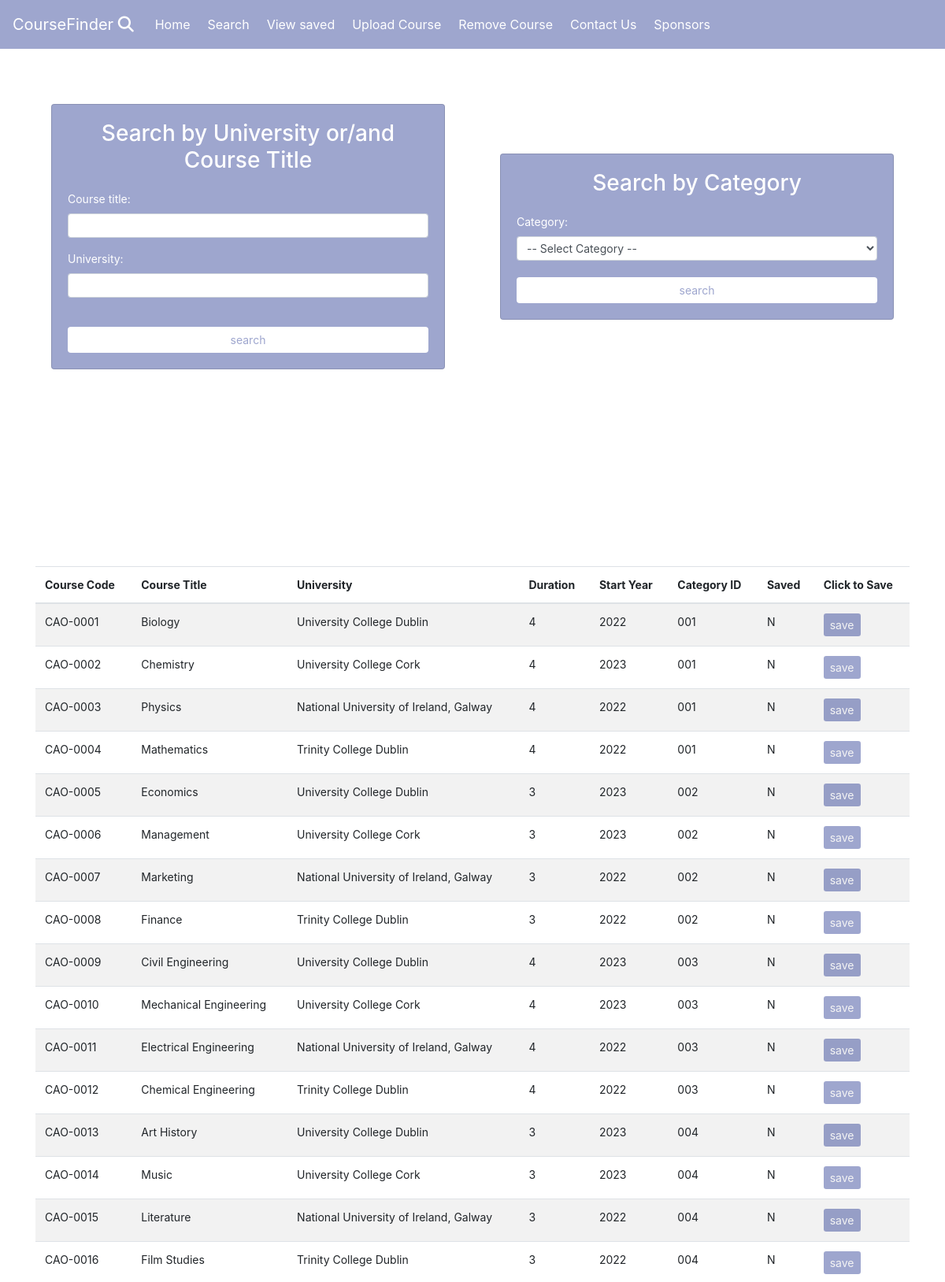
Screenshot of /search.php (signed in, upper part) with the database file from the repository.
### tables this page shows
CREATE TABLE `courses` (
  `courseCode` varchar(20) NOT NULL,
  `courseTitle` varchar(50) NOT NULL,
  `university` varchar(50) NOT NULL,
  `durationYears` int(11) NOT NULL,
  `startYear` year(4) NOT NULL,
  `categoryID` varchar(10) DEFAULT NULL,
  `saved` varchar(1) NOT NULL
);

### search.php (the view, shortened to what this page needs)
<!DOCTYPE html>
<html lang="en">
<head>
    <link rel="stylesheet" href="https://cdn.jsdelivr.net/npm/bootstrap@4.5.3/dist/css/bootstrap.min.css">
<link rel="stylesheet" href="https://cdnjs.cloudflare.com/ajax/libs/font-awesome/6.5.2/css/all.min.css" />    <link rel="stylesheet" href="css/style.css">
    <link rel="stylesheet" href="https://cdnjs.cloudflare.com/ajax/libs/font-awesome/4.7.0/css/font-awesome.min.css">
</head>
<body class=" d-flex flex-column min-vh-100">
    <?php
    require_once "database.php";
    include 'header.php';
    ?>
    <div class="container" style="margin-top: 50px;">
        <div class="row">
            <div class="col-6">
                <div class="global-container-search">
                    <div class="card form-search">
                        <h3 class="card-title text-center">Search by University or/and Course Title</h3>
                        <div class="card-text">
                            <form method="post">
                                <div class="form-group">
                                    <label for="title">Course title:</label>
                                    <input type="text" class="form-control form-control-sm" name="courseTitle">
                                </div>
                                <div class="form-group">
                                    <label for="university">University:</label>
                                    <input type="text" class="form-control form-control-sm" name="university">
                                </div>
                                <br>
                                <button type="submit" name="submit_button" class="btn btn-block">search</button>
                            </form>
                        </div>
                    </div>
                </div>
            </div>
            <div class="col-6">
                <div class="global-container-search">
                    <div class="card form-search">
                        <h3 class="card-title text-center">Search by Category</h3>
                        <div class="card-text">
                            <form method="post">
                                <label for="category">Category:</label>
                                <select class="form-control form-control-sm" name="category">
                                    <option disabled selected>-- Select Category --</option>
                                    <?php
                                        $sql = "SELECT categoryDescription From categories";
                                    ?>
                                </select>
                                <br>
                                <button type="submit" name="submit_button_cat" class="btn btn-block">search</button>
                            </form>
                        </div>
                    </div>
                </div>
            </div>
        </div>
    </div>
    <?php
    if (!empty($_POST["university"]) && empty($_POST["courseTitle"]))
    {
        $search_value = $_POST["university"];
        $sql = "SELECT * FROM courses WHERE university LIKE '%$search_value%'";
    }
    else if (empty($_POST["university"]) && !empty($_POST["courseTitle"]))
    {
        $search_value = $_POST["courseTitle"];
        $sql = "SELECT * FROM courses WHERE courseTitle LIKE '%$search_value%'";
    }
    else if (!empty($_POST["university"]) && !empty($_POST["courseTitle"]))
    {
        $courseTitle = $_POST["courseTitle"];
        $university = $_POST["university"];
        $sql = "SELECT * FROM courses WHERE courseTitle LIKE '%$courseTitle%' AND university LIKE '%$university%'";
    }
    else if (isset($_POST["submit_button_cat"]))
    {
        $search_value = $_POST["category"];
        $sql = "SELECT * FROM courses JOIN categories ON courses.categoryID = categories.categoryID WHERE categoryDescription ='$search_value'";
    }
    else if (empty($_POST["university"]) && empty($_POST["courseTitle"]))
    {
        $sql = "SELECT * FROM courses";
    }
    $res = $conn->query($sql) or die($conn->error);
    $count = 0;
    while($row = $res->fetch_assoc())
    {
        if ($count == 0)
        {
            echo '
            <div class="container">
            <form method="post">
            <table class="table table-striped" style="margin-top: 50px; margin-bottom: 80px;">
                <thead>
                    <tr>
                        <th>Course Code</th>
                        <th>Course Title</th>
                        <th>University</th>
                        <th>Duration</th>
                        <th>Start Year</th>
                        <th>Category ID</th>
                        <th>Saved</th>
                        <th>Click to Save</th>
                    </tr>
                </thead>
                <tbody>';
        }
        if ($row['saved'] == "N")
        {
            echo '
            <tr>
                <td>' . $row['courseCode']  . '</td>'.'
                <td>' . $row['courseTitle']  . '</td>'.'
                <td>' . $row['university']  . '</td>'.'
                <td>' . $row['durationYears']  . '</td>'.'
                <td>' . $row['startYear']  . '</td>'.'
                <td>' . $row['categoryID']  . '</td>'.'
                <td>' . $row['saved']  . '</td>'.'
                <td><button value="' . $row['courseCode'] . '" name="save_button" class="btn btn-sm" style="margin-top: 0px !important;">save</button></td>'.'
            </tr>';
        }
        $count = 1;
    }
    echo'
    </tbody>
    </table>
    </div>
    </form>
    ';
    include 'footer.php';
?>
</body>
</html>

### header.php (shortened to what this page needs)
<nav class="navbar sticky-top navbar-dark navbar-expand-sm">
    <a class="navbar-brand" href="home.php">
    CourseFinder <i class="fa-solid fa-magnifying-glass"></i>
    </a>
    <div class="collapse navbar-collapse" id="navbar-list-2">
        <ul class="navbar-nav">
            <li class="nav-item active">
                <a class="nav-link" href="home.php">Home</a>
            </li>
            <li class="nav-item active">
                <a class="nav-link" href="search.php">Search</a>
            </li>
            <li class="nav-item active">
                <a class="nav-link" href="view.php">View saved</a>
            </li>
            <li class="nav-item active">
                <a class="nav-link" href="upload.php">Upload Course</a>
            </li>
            <li class="nav-item active">
                <a class="nav-link" href="delete.php">Remove Course</a>
            </li>
            <li class="nav-item active">
                <a class="nav-link" href="contact.php">Contact Us</a>
            </li>
            <li class="nav-item active">
                <a class="nav-link" href="sponsors.php">Sponsors</a>
            </li>
        </ul>
    </div>
</nav>

### footer.php (shortened to what this page needs)
<link rel="stylesheet" href=style.css>
<link rel="stylesheet" href="https://cdnjs.cloudflare.com/ajax/libs/font-awesome/4.7.0/css/font-awesome.min.css">

### style.css (style rules this page uses)
html,body { height: 100%; width: 100%; }
.global-container-search { background-color: #ffffff; height: 100%; display: flex; align-items: center; justify-content: center; }
form { padding-top: 10px; font-size: 14px; margin-top: 30px; margin: auto; }
.btn { font-size: 14px; margin-top:20px; background-color: #061b8163; border: #061b8163; color: #f4f4f4; }
.form-search button { font-size: 14px; margin-top:20px; background-color: white; color: #061b8163; margin: auto; }
.form-search { width:550px; margin:20px; background-color: #061b8163; padding: 20px; color: white; }
nav { background-color: #061b8163; }
nav li { padding: 3px; }
.home h3, p, a { color: #f4f4f4; }
.container { margin-top: 170px; }

### rows the page displays
courses: shows "Course Code", courseCode "CAO-0001", courseTitle "Biology", university "University College Dublin", durationYears "4", startYear "2022", categoryID "001", saved "N"
courses: courseCode "CAO-0002", courseTitle "Chemistry", university "University College Cork", durationYears "4", startYear "2023", categoryID "001", saved "N"
courses: courseCode "CAO-0003", courseTitle "Physics", university "National University of Ireland, Galway", durationYears "4", startYear "2022", categoryID "001", saved "N"
courses: courseCode "CAO-0004", courseTitle "Mathematics", university "Trinity College Dublin", durationYears "4", startYear "2022", categoryID "001", saved "N"
courses: courseCode "CAO-0005", courseTitle "Economics", university "University College Dublin", durationYears "3", startYear "2023", categoryID "002", saved "N"
courses: courseCode "CAO-0006", courseTitle "Management", university "University College Cork", durationYears "3", startYear "2023", categoryID "002", saved "N"
courses: courseCode "CAO-0007", courseTitle "Marketing", university "National University of Ireland, Galway", durationYears "3", startYear "2022", categoryID "002", saved "N"
courses: courseCode "CAO-0008", courseTitle "Finance", university "Trinity College Dublin", durationYears "3", startYear "2022", categoryID "002", saved "N"
courses: courseCode "CAO-0009", courseTitle "Civil Engineering", university "University College Dublin", durationYears "4", startYear "2023", categoryID "003", saved "N"
courses: courseCode "CAO-0010", courseTitle "Mechanical Engineering", university "University College Cork", durationYears "4", startYear "2023", categoryID "003", saved "N"
courses: courseCode "CAO-0011", courseTitle "Electrical Engineering", university "National University of Ireland, Galway", durationYears "4", startYear "2022", categoryID "003", saved "N"
courses: courseCode "CAO-0012", courseTitle "Chemical Engineering", university "Trinity College Dublin", durationYears "4", startYear "2022", categoryID "003", saved "N"
courses: courseCode "CAO-0013", courseTitle "Art History", university "University College Dublin", durationYears "3", startYear "2023", categoryID "004", saved "N"
courses: courseCode "CAO-0014", courseTitle "Music", university "University College Cork", durationYears "3", startYear "2023", categoryID "004", saved "N"
courses: courseCode "CAO-0015", courseTitle "Literature", university "National University of Ireland, Galway", durationYears "3", startYear "2022", categoryID "004", saved "N"
courses: courseCode "CAO-0016", courseTitle "Film Studies", university "Trinity College Dublin", durationYears "3", startYear "2022", categoryID "004", saved "N"
